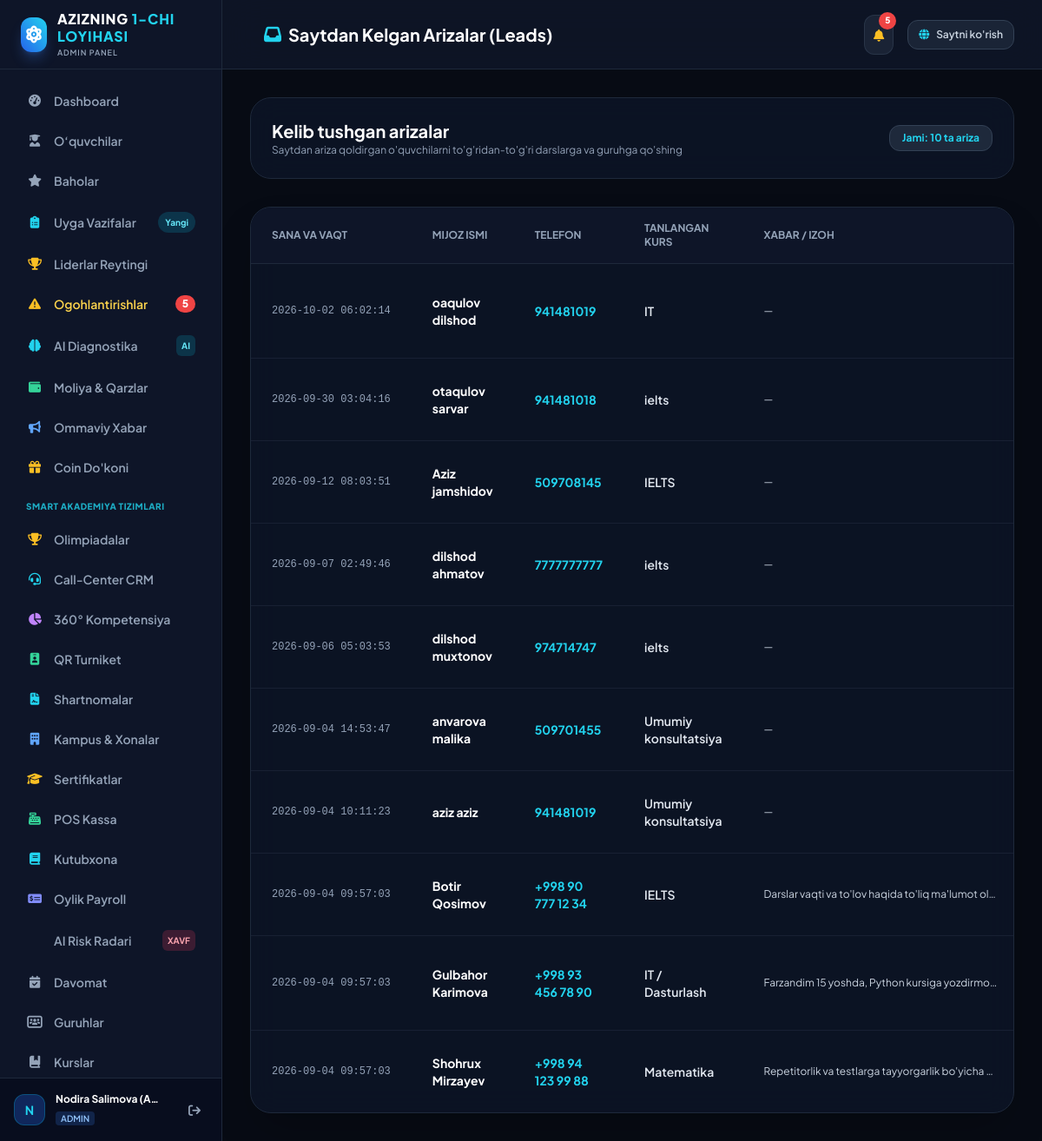
/admin/leads (signed in), run on the app's committed database.
### tables this page shows
CREATE TABLE leads (
        id INTEGER PRIMARY KEY AUTOINCREMENT,
        full_name TEXT NOT NULL,
        phone TEXT NOT NULL,
        course_name TEXT,
        message TEXT,
        status TEXT DEFAULT 'new' CHECK(status IN ('new', 'contacted', 'enrolled', 'cancelled')),
        created_at TIMESTAMP DEFAULT CURRENT_TIMESTAMP
    );

### app.py (the view)
@app.route('/admin/leads')
@login_required
@role_required('superadmin', 'admin')
def admin_leads():
    conn = get_db_connection()
    cursor = conn.cursor()
    cursor.execute("SELECT * FROM leads ORDER BY created_at DESC")
    leads = [dict(r) for r in cursor.fetchall()]
    cursor.execute("SELECT id, title FROM courses WHERE active = 1")
    courses = [dict(r) for r in cursor.fetchall()]
    cursor.execute('''
    SELECT gr.id, gr.name, gr.course_id, gr.schedule, gr.room, c.title as course_title, t.full_name as teacher_name
    FROM groups gr
    JOIN courses c ON gr.course_id = c.id
    JOIN teachers t ON gr.teacher_id = t.id
    WHERE gr.active = 1
    ''')
    groups = [dict(r) for r in cursor.fetchall()]
    cursor.execute("SELECT id, full_name, subject FROM teachers WHERE active = 1")
    teachers = [dict(r) for r in cursor.fetchall()]
    conn.close()
    return render_template('admin/leads.html', leads=leads, courses=courses, groups=groups, teachers=teachers)

### app.py (called while the page is built)
def login_required(f):
    @wraps(f)
    def decorated_function(*args, **kwargs):
        if 'user' not in session:
            flash("Tizimga kirishingiz lozim!", "warning")
            return redirect(url_for('login', next=request.url))
        return f(*args, **kwargs)
    return decorated_function

def role_required(*roles):
    def decorator(f):
        @wraps(f)
        def decorated_function(*args, **kwargs):
            if 'user' not in session:
                return redirect(url_for('login'))
            user_role = session['user']['role']
            if user_role not in roles and user_role != 'superadmin':
                flash("Ushbu bo'limga kirish uchun sizda yetarli huquq yo'q!", "danger")
                return redirect(url_for('admin_dashboard'))
            return f(*args, **kwargs)
        return decorated_function
    return decorator

### database.py (called while the page is built)
def get_db_connection():
    conn = sqlite3.connect(DB_PATH)
    conn.row_factory = sqlite3.Row
    conn.execute("PRAGMA foreign_keys = ON")
    return conn

### templates/admin/leads.html (shortened to what this page needs)
{% extends "admin/layout.html" %}
{% block page_title %}
    <i class="fas fa-inbox text-cyan-400 mr-2"></i> Saytdan Kelgan Arizalar (Leads)
{% endblock %}
{% block content %}
<div class="glass-panel p-6 rounded-3xl border border-slate-800 mb-8 flex flex-col sm:flex-row sm:items-center justify-between gap-4">
    <div>
        <h2 class="text-xl font-bold text-white">Kelib tushgan arizalar</h2>
        <p class="text-xs text-slate-400">Saytdan ariza qoldirgan o'quvchilarni to'g'ridan-to'g'ri darslarga va guruhga qo'shing</p>
    </div>
    <span class="px-3.5 py-1.5 rounded-xl bg-slate-800 text-xs font-bold text-cyan-400 border border-slate-700">
        Jami: {{ leads|length }} ta ariza
    </span>
</div>
<div class="glass-panel rounded-3xl border border-slate-800 overflow-hidden shadow-2xl">
    <div class="overflow-x-auto">
        <table class="w-full text-left text-sm text-slate-300">
            <thead class="text-xs uppercase bg-slate-900/90 text-slate-400 border-b border-slate-800">
                <tr>
                    <th class="px-6 py-4">Sana va Vaqt</th>
                    <th class="px-6 py-4">Mijoz Ismi</th>
                    <th class="px-6 py-4">Telefon</th>
                    <th class="px-6 py-4">Tanlangan Kurs</th>
                    <th class="px-6 py-4">Xabar / Izoh</th>
                </tr>
            </thead>
            <tbody class="divide-y divide-slate-800/70">
                {% for l in leads %}
                <tr class="hover:bg-slate-800/40 transition-colors">
                    <td class="px-6 py-4 text-xs font-mono text-slate-400 whitespace-nowrap">
                        {{ l.created_at }}
                    </td>
                    <td class="px-6 py-4 font-bold text-white">
                        {{ l.full_name }}
                    </td>
                    <td class="px-6 py-4">
                        <a href="tel:{{ l.phone }}" class="text-cyan-400 font-bold hover:underline">{{ l.phone }}</a>
                    </td>
                    <td class="px-6 py-4 font-semibold text-slate-200">
                        {{ l.course_name or 'Umumiy konsultatsiya' }}
                    </td>
                    <td class="px-6 py-4 text-xs text-slate-300 max-w-xs truncate">
                        {{ l.message or '—' }}
                    </td>
                </tr>
                {% else %}
                <tr>
                    <td colspan="7" class="px-6 py-12 text-center text-slate-500">
                        Hozircha saytdan kelgan arizalar mavjud emas.
                    </td>
                </tr>
                {% endfor %}
            </tbody>
        </table>
    </div>
</div>
{% endblock %}

### static/css/custom.css (style rules this page uses)
:root { --bg-dark: #070B14; --bg-card: rgba(15, 23, 42, 0.75); --border-glow: rgba(56, 189, 248, 0.18); --electric-blue: #0066FF; --electric-cyan: #00F0FF; --accent-purple: #8B5CF6; --warning-glow: rgba(239, 68, 68, 0.3); }
body { font-family: 'Plus Jakarta Sans', -apple-system, BlinkMacSystemFont, sans-serif; background-color: var(--bg-dark); color: #F8FAFC; overflow-x: hidden; }
.glass-panel { background: rgba(15, 23, 42, 0.72); backdrop-filter: blur(16px); -webkit-backdrop-filter: blur(16px); border: 1px solid rgba(255, 255, 255, 0.08); }

### data on the page
leads: created_at "2026-10-02 06:02:14", full_name "oaqulov dilshod", phone "941481019", course_name "IT", message "—"
leads: created_at "2026-09-30 03:04:16", full_name "otaqulov sarvar", phone "941481018", course_name "ielts", message "—"
leads: created_at "2026-09-12 08:03:51", full_name "Aziz jamshidov", phone "509708145", course_name "IELTS", message "—"
leads: created_at "2026-09-07 02:49:46", full_name "dilshod ahmatov", phone "7777777777", course_name "ielts", message "—"
leads: created_at "2026-09-06 05:03:53", full_name "dilshod muxtonov", phone "974714747", course_name "ielts", message "—"
leads: created_at "2026-09-04 14:53:47", full_name "anvarova malika", phone "509701455", course_name "Umumiy konsultatsiya", message "—"
leads: created_at "2026-09-04 10:11:23", full_name "aziz aziz", phone "941481019", course_name "Umumiy konsultatsiya", message "—"
leads: created_at "2026-09-04 09:57:03", full_name "Botir Qosimov", phone "+998 90 777 12 34", course_name "IELTS", message "Darslar vaqti va to'lov haqida to'liq ma'lumot ol…"
leads: created_at "2026-09-04 09:57:03", full_name "Gulbahor Karimova", phone "+998 93 456 78 90", course_name "IT / Dasturlash", message "Farzandim 15 yoshda, Python kursiga yozdirmo…"
leads: created_at "2026-09-04 09:57:03", full_name "Shohrux Mirzayev", phone "+998 94 123 99 88", course_name "Matematika", message "Repetitorlik va testlarga tayyorgarlik bo'yicha…"

### other printed values
{{ unresolved_warnings_count }} "5"
{{ current_user.full_name[:1] }} "N"
{{ current_user.full_name }} "Nodira Salimova (A…"
{{ current_user.role }} "ADMIN"
{{ leads|length }} "10"
